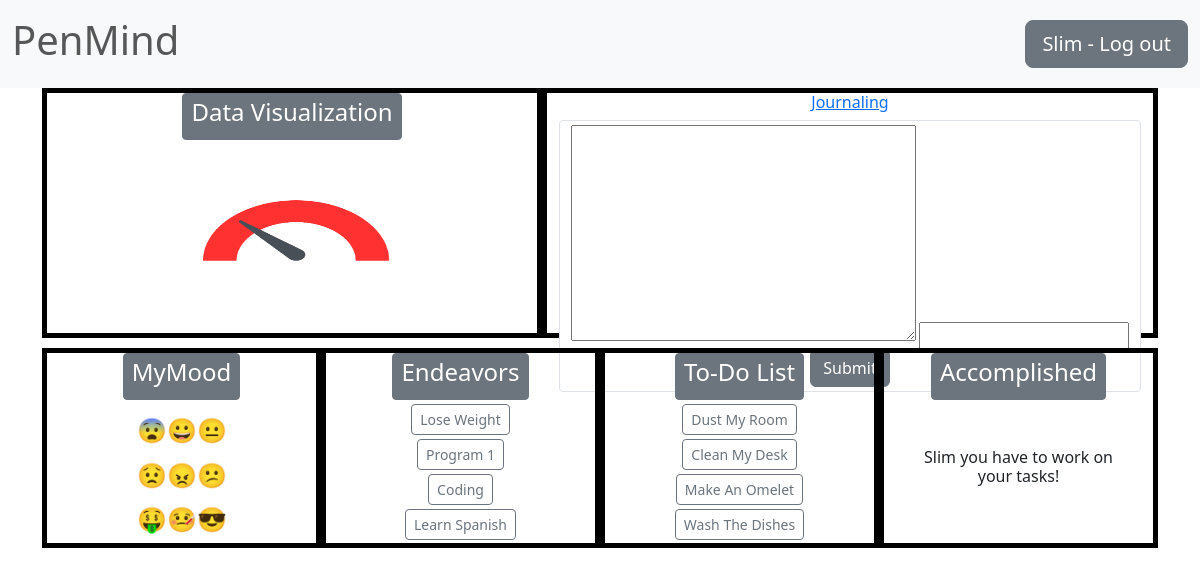
The page /profile/ (signed in) on the database as committed earlier.
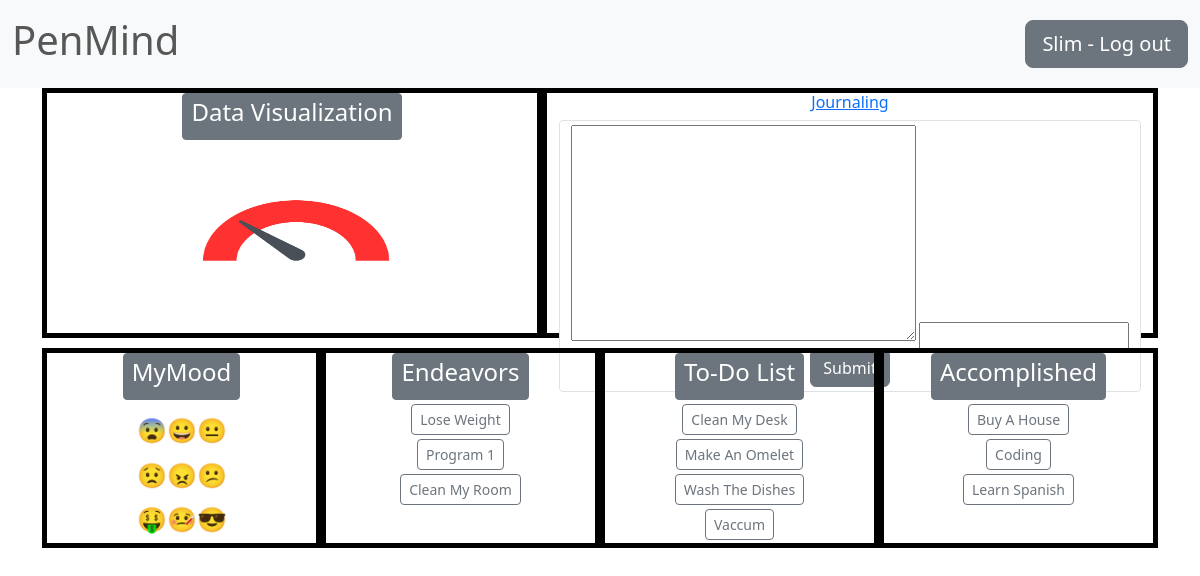
The same page on the database as committed later.
### Endeavors/models.py (models this page shows)
class Endeavor(models.Model):
    author = models.ForeignKey(User, on_delete=models.CASCADE)
    program_title = models.CharField(max_length=100, null=True, unique=True)
    start_day = models.DateField(null=True)
    duration = models.PositiveIntegerField(null=True)
    def __str__(self):
        return self.program_title
    class Meta:
        ordering = ["-id"]

### To_Do/models.py (models this page shows)
class Task(models.Model):
    endeavor = models.ForeignKey(Endeavor, on_delete=models.CASCADE, null=True, related_name="todo_tasks")
    task_title = models.CharField(max_length=200, null=True, unique=True)
    set_time = models.TimeField(null=True)
    completed = models.BooleanField(default=False, null=True, blank=True)
    def __str__(self):
        return self.task_title

### Accomplished/models.py (models this page shows)
class AccomplishedGoal (models.Model):
    author = models.ForeignKey(User, on_delete=models.CASCADE)
    program_title = models.CharField(max_length=100, null=True, unique=True)
    start_day = models.DateField(null=True)
    end_day = models.DateTimeField(auto_now_add=True)
    summary = models.TextField(null=True, blank=True)
    def __str__(self):
        return self.program_title

### users/views.py (the view, shortened to what this page needs)
# urls.py: path('profile/', login_required(ProfileTemplateViews.as_view()), name='profile'),
class ProfileTemplateViews(TemplateView):
    template_name = "users/profile.html"
    def get_context_data(self, **kwargs):
        context = super().get_context_data(**kwargs)
        context["form"] = JournalModelForm()
        context["list_endeavor"] = Endeavor.objects.filter(author=self.request.user)[:4]
        context["list_task"] = Task.objects.filter(endeavor__author=self.request.user)[:4]
        context["list_accomplished"] = AccomplishedGoal.objects.filter(author=self.request.user)[:4]
        return context

### Journaling/forms.py
class JournalModelForm(forms.ModelForm):
    class Meta:
        model = Journal
        fields = ["title", "content"]

### users/templates/users/profile.html (shortened to what this page needs)
{% extends "users/base.html" %}
{% load static %}
{% block content %}
<link rel="stylesheet" type="text/css" href="{% static 'users/style.css' %}">
<div class="container text-center">
  <div class="row">
    <div class="col-8" id="data_visualization">
      <a href="{% url 'data' %}" class="btn btn-secondary btn-sm"><h4>Data Visualization</h4></a>
      <div class="mt-3" ><img src="{% static 'odometer.png' %}" height="160" width="320"></div>
    </div>
    <div class="col" id="journaling">
      <a href="{% url 'journal' %}" ><h6>Journaling</h6></a>
      <form class="form-control form-control-sm" method="post" >
        {{ form.content }}
        {{ form.title }}
        <input class="btn btn-secondary" type="submit">
      </form>
    </div>
  </div>
  <div class="row">
    <div class="col" id="mymood"><a href="{% url 'mood' %}" class="btn btn-secondary btn-sm"><h4>MyMood</h4></a>
      <div class="emoji">
        <p><h4><span>😨</span><span>😀</span><span>😐</span></h4></p>
        <p><h4><span>😟</span><span>😠</span><span>😕</span></h4></p>
        <p><h4><span>🤑</span><span>🤒</span><span>😎</span></h4></p>
      </div>
    </div>
    <div class="col" id="endeavors"><a href="{% url 'list_endeavor' %}" class="btn btn-secondary btn-sm">
      <h4>Endeavors</h4></a>
      {% if list_endeavor %}
        {% for program_title in list_endeavor %}
          <div>
            <a class="btn btn-outline-secondary btn-sm mt-1" href="{% url 'detail_endeavor' program_title.pk %}">{{ program_title|title}}</a>
          </div>
        {% endfor %}
      {% else %}
        <h6 class="container mt-5">No programs to display, add your programs here!</h6>
      {% endif %}
    </div>
    <div class="col" id="to_do"><a href="{% url 'todos' %}" class="btn btn-secondary btn-sm">
      <h4>To-Do List</h4></a>
      {% if list_task %}
        {% for task_title in list_task %}
          <div>
            <a class="btn btn-outline-secondary btn-sm mt-1" href="{% url 'detail_todo' task_title.pk %}">{{ task_title|title}}</a>
          </div>
        {% endfor %}
      {% else %}
        <h6 class="container mt-5">No tasks to display, add your tasks here!</h6>
      {% endif %}
    </div>
    <div class="col" id="accomplished"><a href="{% url 'done' %}" class="btn btn-secondary btn-sm">
      <h4>Accomplished</h4></a>
      {% if list_accomplished %}
        {% for program_title in list_accomplished %}
          <div>
            <a class="btn btn-outline-secondary btn-sm mt-1" href="#">{{ program_title|title}}</a>
          </div>
        {% endfor %}
      {% else %}
        <h6 class="container mt-5">{{user.username|title}} you have to work on your tasks!</h6>
      {% endif %}
    </div>
  </div>
</div>
{% endblock content %}

### users/templates/users/base.html (shortened to what this page needs)
<!DOCTYPE html>
<html lang="en">
<head>
  <link href="https://cdn.jsdelivr.net/npm/bootstrap@5.3.0/dist/css/bootstrap.min.css" rel="stylesheet">
    <nav class="navbar bg-body-tertiary">
        <div class="container-fluid">
            <span class="navbar-text"><h1>PenMind</h1></span>
            {% if user.is_authenticated %}
            <span><a class="btn btn-secondary btn-lg" href="{% url 'logout' %}">{{ user.username.title }} - Log out</a></span>
            {% endif %}
        </div>
    </nav>
</head>
<body>
<div class="container">
    {% block content %}
    {% endblock content %}
</div>
</body>
</html>

### users/static/users/style.css (style rules this page uses)
#journaling { height: 250px; width: 500px; border: 5px solid black; }
#data_visualization { height: 250px; width: 500px; border: 5px solid black; }
#mymood { height: 200px; width: 500px; border: 5px solid black; margin-top: 10px }
#endeavors { height: 200px; width: 500px; border: 5px solid black; margin-top: 10px }
#to_do { height: 200px; width: 500px; border: 5px solid black; margin-top: 10px }
#accomplished { height: 200px; width: 500px; border: 5px solid black; margin-top: 10px }

Rows that differ between the two databases and show on the page:
removed Endeavor: program_title "Coding"
removed Endeavor: program_title "Learn Spanish"
removed Task: task_title "Dust My Room"
now on this page (row unchanged): Endeavor: program_title "Clean My Room"
added Task: task_title "Vaccum"
added AccomplishedGoal: program_title "Buy A House"
added AccomplishedGoal: program_title "Coding"
added AccomplishedGoal: program_title "Learn Spanish"
Other text that changed with them:
{{ user.username|title }}: "Slim" → (not shown)
text no longer shown: "you have to work on your tasks!"
